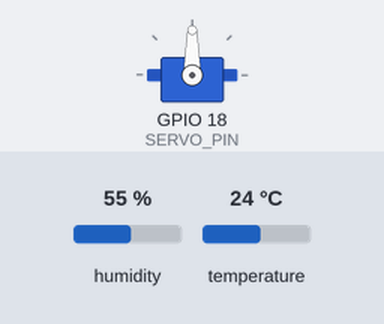
Simulated run of this sketch. Board: ESP32. Parts: servo. Inputs (shaded band) come from the test bench; at power-on: temperature 24 °C, humidity 55 %. What the sketch prints to the serial monitor is not drawn.

Above: at 2.8 s.
2.9 s: temperature set to 27 °C
At 4.9 s:
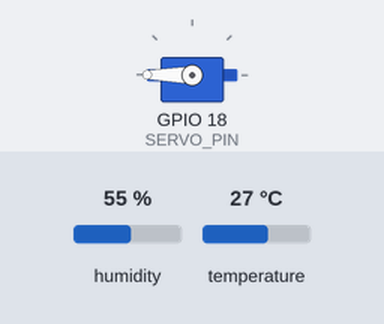
5.6 s: temperature set to 12 °C
At 7.3 s:
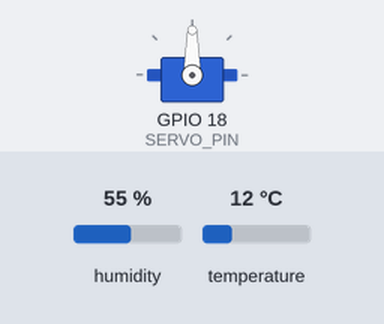
8.3 s: temperature set to 28 °C
At 11.0 s:
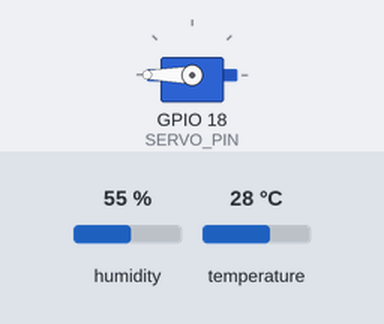
Timing chart, 0 to 12.5 s (numbered marks = the images above; inputs shaded):
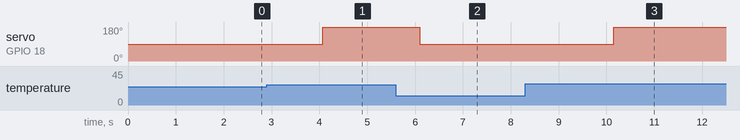

The sketch:

exp7.ino
```cpp
#include "DHT.h"
#include <ESP32Servo.h>

#define DHTPIN 4
#define DHTTYPE DHT11
#define SERVO_PIN 18

DHT dht(DHTPIN, DHTTYPE);
Servo myServo;

void setup() {
  Serial.begin(115200);
  dht.begin();
  myServo.attach(SERVO_PIN);
}

void loop() {
  float temp = dht.readTemperature();

  if (isnan(temp)) {
    Serial.println("فشل في قراءة الحساس!");
    return;
  }

  Serial.print("درجة الحرارة: ");
  Serial.println(temp);

  if (temp > 25) {
    myServo.write(180);  // تحريك السيرفو لزاوية 180°
    Serial.println("حرارة مرتفعة: السيرفو على 180°");
  } else {
    myServo.write(90);    // إرجاع السيرفو لزاوية 0°
    Serial.println("9حرارة طبيعية: السيرفو على 0°");
  }

  delay(2000);
}
```

Measured:
- the behaviour switches between 25 and 26 °C on temperature (found by bisection; images 0 and 1)
- after the input at 2.9 s, servo on GPIO 18 (SERVO_PIN): 90° → 180° after 1.2 s
- after the input at 5.6 s, servo on GPIO 18 (SERVO_PIN): 180° → 90° after 0.50 s
- after the input at 8.3 s, servo on GPIO 18 (SERVO_PIN): 90° → 180° after 1.8 s
